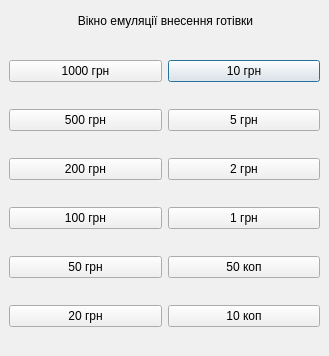
<?xml version="1.0" encoding="UTF-8"?>
<ui version="4.0">
 <class>CashEmulation</class>
 <widget class="QDialog" name="CashEmulation">
  <property name="geometry">
   <rect>
    <x>0</x>
    <y>0</y>
    <width>329</width>
    <height>356</height>
   </rect>
  </property>
  <property name="windowTitle">
   <string>Dialog</string>
  </property>
  <property name="styleSheet">
   <string notr="true">background-color: #f0f0f0;</string>
  </property>
  <widget class="QWidget" name="gridLayoutWidget">
   <property name="geometry">
    <rect>
     <x>9</x>
     <y>39</y>
     <width>311</width>
     <height>311</height>
    </rect>
   </property>
   <layout class="QGridLayout" name="gridLayout">
    <item row="0" column="1">
     <widget class="QPushButton" name="pushButton_11">
      <property name="text">
       <string>10 грн</string>
      </property>
     </widget>
    </item>
    <item row="4" column="0">
     <widget class="QPushButton" name="pushButton_9">
      <property name="text">
       <string>50 грн</string>
      </property>
     </widget>
    </item>
    <item row="3" column="0">
     <widget class="QPushButton" name="pushButton">
      <property name="text">
       <string>100 грн</string>
      </property>
     </widget>
    </item>
    <item row="2" column="1">
     <widget class="QPushButton" name="pushButton_8">
      <property name="text">
       <string>2 грн</string>
      </property>
     </widget>
    </item>
    <item row="5" column="0">
     <widget class="QPushButton" name="pushButton_10">
      <property name="text">
       <string>20 грн</string>
      </property>
     </widget>
    </item>
    <item row="2" column="0">
     <widget class="QPushButton" name="pushButton_3">
      <property name="text">
       <string>200 грн</string>
      </property>
     </widget>
    </item>
    <item row="4" column="1">
     <widget class="QPushButton" name="pushButton_4">
      <property name="text">
       <string>50 коп</string>
      </property>
     </widget>
    </item>
    <item row="1" column="1">
     <widget class="QPushButton" name="pushButton_12">
      <property name="text">
       <string>5 грн</string>
      </property>
     </widget>
    </item>
    <item row="3" column="1">
     <widget class="QPushButton" name="pushButton_6">
      <property name="text">
       <string>1 грн</string>
      </property>
     </widget>
    </item>
    <item row="1" column="0">
     <widget class="QPushButton" name="pushButton_5">
      <property name="text">
       <string>500 грн</string>
      </property>
     </widget>
    </item>
    <item row="0" column="0">
     <widget class="QPushButton" name="pushButton_7">
      <property name="text">
       <string>1000 грн</string>
      </property>
     </widget>
    </item>
    <item row="5" column="1">
     <widget class="QPushButton" name="pushButton_2">
      <property name="text">
       <string>10 коп</string>
      </property>
     </widget>
    </item>
   </layout>
  </widget>
  <widget class="QLabel" name="label">
   <property name="geometry">
    <rect>
     <x>60</x>
     <y>10</y>
     <width>211</width>
     <height>21</height>
    </rect>
   </property>
   <property name="layoutDirection">
    <enum>Qt::LeftToRight</enum>
   </property>
   <property name="text">
    <string>Вікно емуляції внесення готівки</string>
   </property>
   <property name="alignment">
    <set>Qt::AlignCenter</set>
   </property>
  </widget>
 </widget>
 <resources/>
 <connections/>
</ui>
